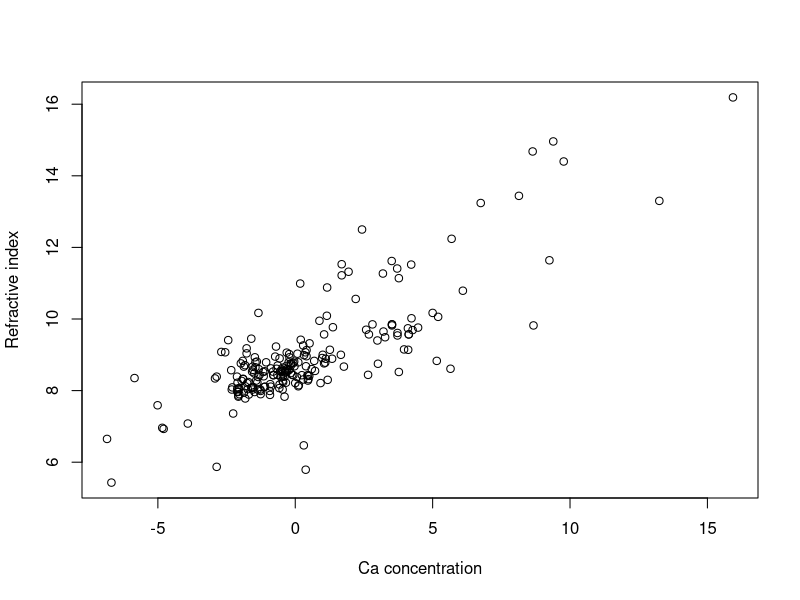

This figure's R source:
library(MASS)
library(car)
plot(fgl$Ca ~ fgl$RI, data = fgl,xlab="Ca concentration", ylab="Refractive index",las=0)
 

 